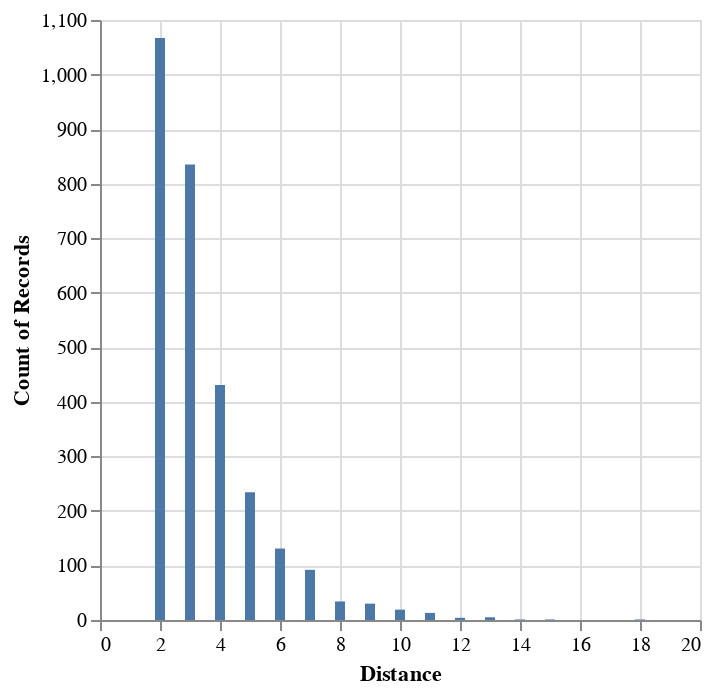

Here is the notebook cell this chart was saved with:
### Markdown cell above
Make a histogram of the `Distance` column using Altair:

### Code cell
alt.Chart(df).mark_bar().encode(
    x='Distance:Q',
    y='count(*):Q'
)

### Figure 1 — Vega-Lite specification as saved in the notebook (floating-point values rounded to 4 significant figures; data arrays with more than 128 entries replaced by an {"elided": "..."} marker saying what was removed)
{"$schema": "https://vega.github.io/schema/vega-lite/v1.2.1.json", "data": {"values": {"elided": "2898 records"}}, "encoding": {"x": {"field": "Distance", "type": "quantitative"}, "y": {"aggregate": "count", "field": "*", "type": "quantitative"}}, "mark": "bar"}
